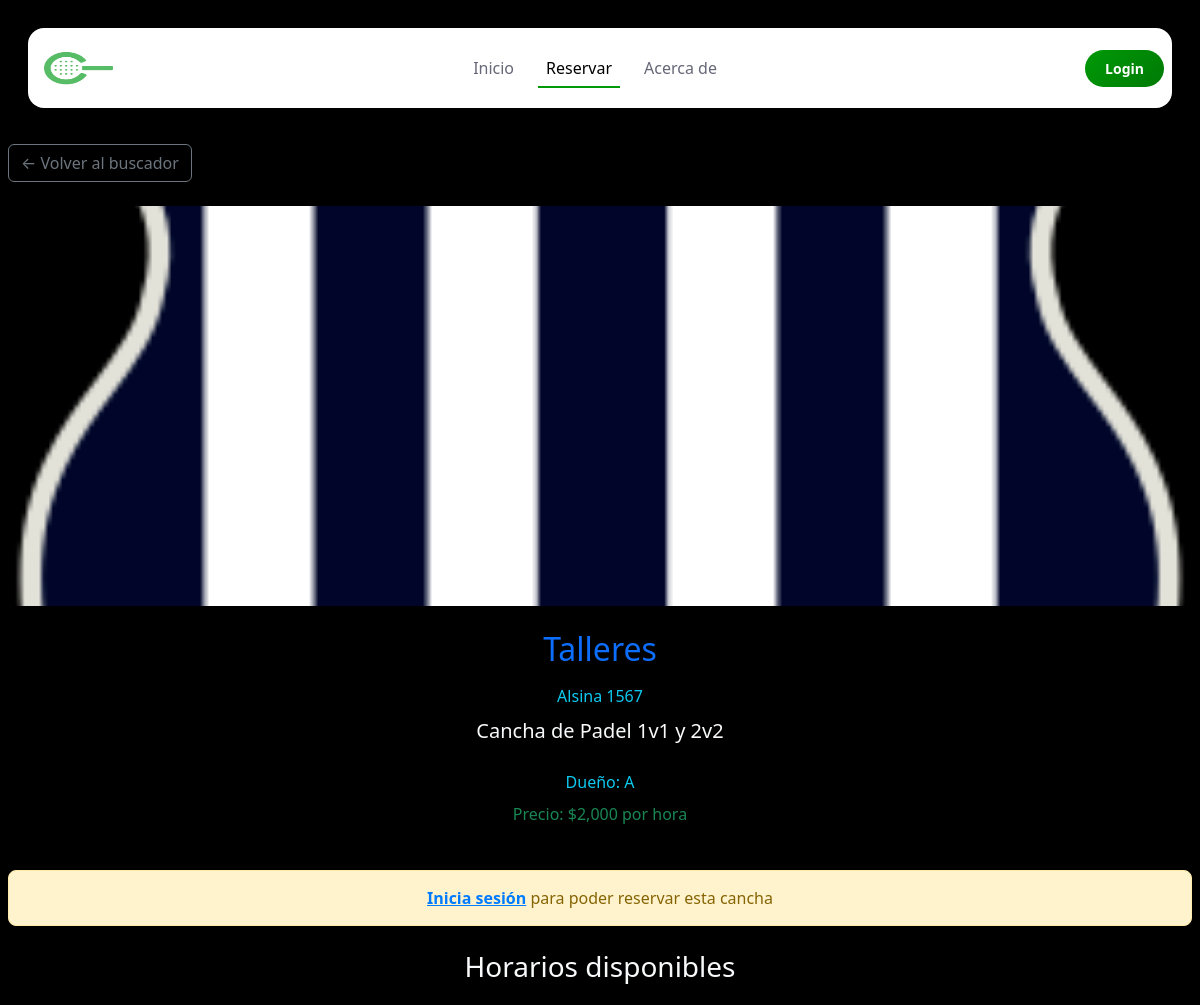
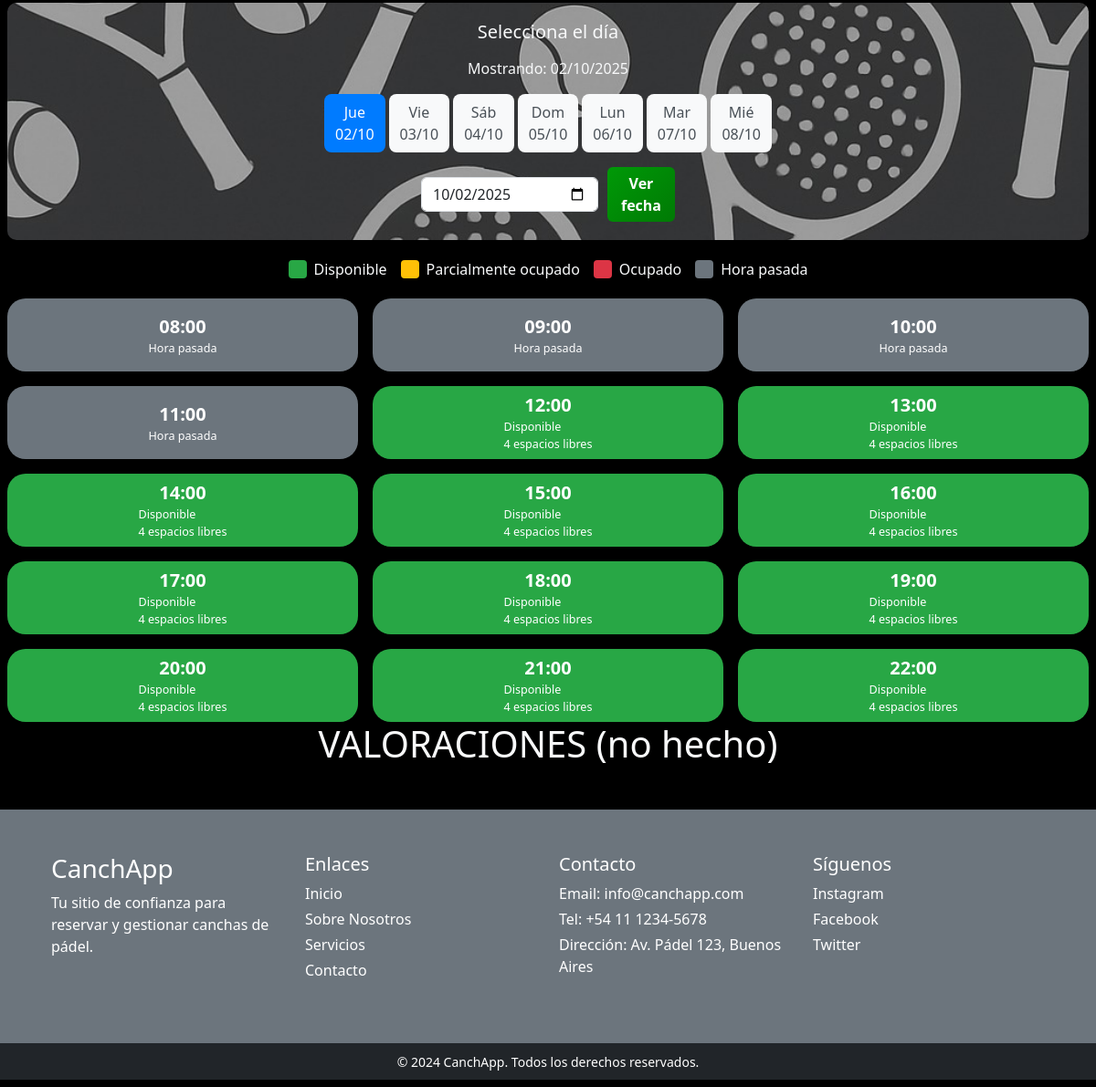
Screenshot of /reservacion.php?id=73 with the database file from the repository (2 pictures, top to bottom).
### tables this page shows
CREATE TABLE `cancha` (
  `id_cancha` int(11) NOT NULL,
  `id_duenio` int(11) NOT NULL,
  `nombre` varchar(120) NOT NULL,
  `lugar` varchar(120) NOT NULL,
  `foto` varchar(255) NOT NULL,
  `bio` text NOT NULL,
  `verificado` tinyint(1) NOT NULL,
  `valoracion` int(10) NOT NULL,
  `precio` int(11) NOT NULL
);

CREATE TABLE `duenio` (
  `id_duenio` int(11) NOT NULL,
  `id_usuario` int(11) NOT NULL,
  `nombre` varchar(120) NOT NULL,
  `email` varchar(150) NOT NULL,
  `contrasena` varchar(250) NOT NULL
);

### reservacion.php (the view, shortened to what this page needs)
<?php
require_once 'conexiones/conDB.php';
$nombre = $_SESSION['nombre'] ?? null;
$rol = $_SESSION['rol'] ?? null;
$foto = $_SESSION['foto'] ?? null;
$id_usuario = $_SESSION['id'] ?? null;
$id_cancha = $_GET['id'] ?? null;
$fecha_mostrar = $_GET['fecha'] ?? date('Y-m-d');
if ($id_cancha) {
    try {
        $stmt = $pdo->prepare("
            SELECT c.*, d.nombre as duenio_nombre
            FROM cancha c
            LEFT JOIN duenio d ON c.id_duenio = d.id_duenio
            WHERE c.id_cancha = ? AND (c.verificado = 1 OR c.verificado = 0)
        ");
        $stmt->execute([$id_cancha]);
        $cancha = $stmt->fetch(PDO::FETCH_ASSOC);
    } catch (PDOException $e) {
        $error = "Error al cargar la cancha: " . $e->getMessage();
        $cancha = null;
    }
} else {
    header("Location: buscador.php");
    exit;
}
function obtenerreservas($pdo, $id_cancha, $fecha) {
    $stmt = $pdo->prepare("
        SELECT r.*, u.nombre as usuario_nombre
        FROM reserva r
        INNER JOIN usuario u ON r.id_usuario = u.id_usuario
        WHERE r.id_cancha = ? AND r.fecha = ? AND r.estado = 'activa'
        ORDER BY r.hora_inicio
    ");
    $stmt->execute([$id_cancha, $fecha]);
    return $stmt->fetchAll(PDO::FETCH_ASSOC);
}
function generarhorarios() {
    $horarios = [];
    for ($h = 8; $h <= 22; $h++) {
        $horarios[] = sprintf("%02d:00", $h);
    }
    return $horarios;
}
function verificarDisponibilidad($reservas, $hora, $fecha_mostrar, $espacios_total = 4) {
    $espacios_ocupados = 0;
    $reservas_en_horario = [];
    if ($fecha_mostrar === date('Y-m-d')) {
        $hora_actual_ts = strtotime(date('Y-m-d H:i'));
        $hora_slot_ts   = strtotime($fecha_mostrar . ' ' . $hora);
        if ($hora_slot_ts <= $hora_actual_ts) {
            return ['tipo' => 'pasada', 'mensaje' => 'Hora pasada'];
        }
    }
    $espacios_disponibles = $espacios_total - $espacios_ocupados;
    if ($espacios_disponibles <= 0) {
        return [
            'tipo' => 'ocupado',
            'espacios_disponibles' => 0,
            'espacios_ocupados' => $espacios_ocupados,
            'reservas' => $reservas_en_horario
        ];
    } else {
        return [
            'tipo' => 'disponible',
            'espacios_disponibles' => $espacios_disponibles,
            'espacios_ocupados' => 0,
            'reservas' => []
        ];
    }
}
function diasespanol($dia_ingles) {
    $dias = [
        'Mon' => 'Lun',
        'Tue' => 'Mar',
        'Wed' => 'Mié',
        'Thu' => 'Jue',
        'Fri' => 'Vie',
        'Sat' => 'Sáb',
        'Sun' => 'Dom'
    ];
    return $dias[$dia_ingles] ?? $dia_ingles;
}
$horarios = generarhorarios();
$reservas = obtenerreservas($pdo, $id_cancha, $fecha_mostrar);
?>
<!DOCTYPE html>
<html lang="es">
<head>
    <link href="https://cdn.jsdelivr.net/npm/bootstrap@5.3.8/dist/css/bootstrap.min.css" rel="stylesheet">
    <link rel="stylesheet" href="style.css">
</head>
<body>
    <div class="container-fluid text-light p-2">
    <div class="row" id="navbar">
      <div class="col-12">
        <nav class="navbar navbar-expand-lg">
          <a class="navbar-brand me-auto" href="#">
            <img src="image/icon.png" alt="Logo" width="85" height="60" class="d-inline-block align-text-top">
          </a>
          <div class="offcanvas offcanvas-end" tabindex="-1" id="offcanvasNavbar"
            aria-labelledby="offcanvasNavbarLabel">
            <div class="offcanvas-body">
              <ul class="navbar-nav justify-content-center flex-grow-1 pe-3">
                <li class="nav-item">
                  <a class="nav-link mx-lg-2 " href="index.php">Inicio</a>
                </li>
                <li class="nav-item">
                  <a class="nav-link mx-lg-2 active" aria-current="page" href="buscador.php">Reservar</a>
                </li>
                <li class="nav-item">
                  <a class="nav-link mx-lg-2" href="acerca-de.php">Acerca de</a>
                </li>
              </ul>
            </div>
          </div>
          <?php if ($nombre): ?>
            <div class="dropdown">
              <button class="btn p-0 border-0" type="button" data-bs-toggle="dropdown" aria-expanded="false">
                <?php if (!empty($foto)): ?>
                  <img src="uploads/usuarios/<?= htmlspecialchars($foto) ?>"
                       alt="Foto de perfil de <?= htmlspecialchars($nombre) ?>"
                       class="rounded-circle border border-2 border-white"
                       width="40"
                       height="40"
                       style="object-fit: cover;">
                <?php else: ?>
                  <div
                    class="rounded-circle border border-2 border-white d-flex align-items-center justify-content-center bg-primary text-white"
                    style="width: 40px; height: 40px; font-size: 16px; font-weight: bold;">
                    <?= strtoupper(substr($nombre, 0, 1)) ?>
                  </div>
                <?php endif; ?>
              </button>
              <ul class="dropdown-menu dropdown-menu-end">
                <li><h6 class="dropdown-header">¡Hola, <?= htmlspecialchars($nombre) ?>!</h6></li>
                <li><hr class="dropdown-divider"></li>
                <?php if ($rol === 'usuario'): ?>
                  <li><a class="dropdown-item" href="perfil_padel.php">
                    <i class="fas fa-user me-2"></i>Editar Perfil
                  </a></li>
                  <li><hr class="dropdown-divider"></li>
                <?php endif; ?>
                <li><a class="dropdown-item text-danger" href="logout.php">
                  <i class="fas fa-sign-out-alt me-2"></i>Cerrar Sesión
                </a></li>
              </ul>
            </div>
          <?php else: ?>
            <a href="inicioses.php" class="login-button btn btn-primary">Login</a>
          <?php endif; ?>
        </nav>
      </div>
    </div>
        <div class="row mt-3">
            <div class="col-12">
                <button class="btn btn-outline-secondary" onclick="history.back()">
                    ← Volver al buscador
                </button>
            </div>
        </div>
        <?php if ($cancha): ?>
        <div class="row mt-4">
            <div class="col-12">
                <?php if (!empty($cancha['foto'])): ?>
                    <img src="uploads/<?= htmlspecialchars($cancha['foto']) ?>"
                         class="img-fluid w-100 court-image"
                         alt="<?= htmlspecialchars($cancha['nombre']) ?>">
                <?php else: ?>
                    <img src="image/cancha.jpg"
                         class="img-fluid w-100 court-image"
                         alt="<?= htmlspecialchars($cancha['nombre']) ?>">
                <?php endif; ?>
            </div>
        </div>
        <div class="row mt-4">
            <div class="col-12">
                <div class="text-center">
                    <h2 class="text-primary mb-3"><?= htmlspecialchars($cancha['nombre']) ?></h2>
                    <p class="text-info mb-2"><span><?= htmlspecialchars($cancha['lugar']) ?></span></p>
                    <p class="lead mb-4">
                        <?= htmlspecialchars($cancha['bio']) ?>
                    </p>
                    <?php if (!empty($cancha['duenio_nombre'])): ?>
                        <p class="text-info mb-2">Dueño: <?= htmlspecialchars($cancha['duenio_nombre']) ?></p>
                    <?php endif; ?>
                    <p class="text-success mb-4">Precio: $<?= number_format($cancha['precio']) ?> por hora</p>
                </div>
            </div>
        </div>
        <?php if (!$id_usuario): ?>
            <div class="alert-login">
                <a href="inicioses.php">Inicia sesión</a> para poder reservar esta cancha
            </div>
        <?php endif; ?>
        <div class="row mt-4">
            <div class="col-12">
                <h3 class="text-center mb-4"><?= $id_usuario ? 'Haz clic para reservar' : 'Horarios disponibles' ?></h3>
                <div class="date-picker-container text-center" style="background-image: url('image/padel-fondo.jpg'); background-size: cover; background-position: center;">
                    <h5 class="mb-3">Selecciona el día</h5>
                    <p class="text-light mb-3">Mostrando: <span id="currentDate"><?= date('d/m/Y', strtotime($fecha_mostrar)) ?></span></p>
                    <div class="d-flex justify-content-center flex-wrap mb-3" id="daySelector">
                        <?php
                        for ($i = 0; $i < 7; $i++) {
                            $fecha_btn = date('Y-m-d', strtotime("+$i days"));
                            $fecha_texto = date('d/m', strtotime("+$i days"));
                            $dia_semana_ingles = date('D', strtotime("+$i days"));
                            $dia_semana = diasespanol($dia_semana_ingles);
                            $clase_activo = ($fecha_btn == $fecha_mostrar) ? 'active' : '';
                            $url_params = "id={$id_cancha}&fecha={$fecha_btn}";
                            echo "<a href='?{$url_params}' class='day-selector {$clase_activo}'>";
                            echo "{$dia_semana}<br>{$fecha_texto}";
                            echo "</a>";
                        }
                        ?>
                    </div>
                    <div class="d-flex align-items-center justify-content-center gap-3">
                        <form method="get" style="display: inline-flex; gap: 10px; align-items: center;">
                            <input type="date" name="fecha" class="form-control" style="max-width: 200px;" value="<?= $fecha_mostrar ?>" min="<?= date('Y-m-d') ?>">
                            <button type="submit" class="btn btn-primary">Ver fecha</button>
                        </form>
                    </div>
                </div>
                <div class="legend justify-content-center">
                    <div class="legend-item">
                        <div class="legend-color" style="background-color: #28a745;"></div>
                        <span>Disponible</span>
                    </div>
                    <div class="legend-item">
                        <div class="legend-color" style="background-color: #ffc107;"></div>
                        <span>Parcialmente ocupado</span>
                    </div>
                    <div class="legend-item">
                        <div class="legend-color" style="background-color: #dc3545;"></div>
                        <span>Ocupado</span>
                    </div>
                    <div class="legend-item">
                        <div class="legend-color" style="background-color: #6c757d;"></div>
                        <span>Hora pasada</span>
                    </div>
                </div>
                <div class="row g-3" id="timeSlots">
                    <?php foreach ($horarios as $hora): ?>
                        <?php
                        $disponibilidad = verificarDisponibilidad($reservas, $hora, $fecha_mostrar, 4);
                        ?>
                        <div class="col-md-6 col-lg-4">
                            <?php if ($disponibilidad['tipo'] === 'pasada'): ?>
                                <div class="time-slot pasado">
                                    <div class="fs-5 fw-bold"><?= $hora ?></div>
                                    <div class="small">Hora pasada</div>
                                </div>
                            <?php else:  ?>
                                <?php if ($id_usuario): ?>
                                    <a href="reserva.php?id_cancha=<?= $id_cancha ?>&fecha=<?= $fecha_mostrar ?>&hora_inicio=<?= $hora ?>"
                                       class="time-slot disponible">
                                        <div class="fs-5 fw-bold"><?= $hora ?></div>
                                        <div class="small">Disponible<br>4 espacios libres</div>
                                    </a>
                                <?php else: ?>
                                    <div class="time-slot disponible">
                                        <div class="fs-5 fw-bold"><?= $hora ?></div>
                                        <div class="small">Disponible<br>4 espacios libres</div>
                                    </div>
                                <?php endif; ?>
                            <?php endif; ?>
                        </div>
                    <?php endforeach; ?>
                </div>
            </div>
        </div>
        <?php endif; ?>
        <div>
            <h1 class="text-center mb-4">VALORACIONES (no hecho)</h1>
        </div>
        <footer class="mt-5">
            <div class="row p-5 bg-secondary text-white">
                <div class="col-xs-12 col-md-6 col-lg-3 mb-3">
                    <h3 class="mb-2">CanchApp</h3>
                    <p>Tu sitio de confianza para reservar y gestionar canchas de pádel.</p>
                </div>
                <div class="col-xs-12 col-md-6 col-lg-3 mb-3">
                    <h5 class="mb-2">Enlaces</h5>
                    <a href="#" class="d-block text-white text-decoration-none mb-1">Inicio</a>
                    <a href="#" class="d-block text-white text-decoration-none mb-1">Sobre Nosotros</a>
                    <a href="#" class="d-block text-white text-decoration-none mb-1">Servicios</a>
                    <a href="#" class="d-block text-white text-decoration-none mb-1">Contacto</a>
                </div>
                <div class="col-xs-12 col-md-6 col-lg-3 mb-3">
                    <h5 class="mb-2">Contacto</h5>
                    <p class="mb-1">Email: info@canchapp.com</p>
                    <p class="mb-1">Tel: +54 11 1234-5678</p>
                    <p class="mb-1">Dirección: Av. Pádel 123, Buenos Aires</p>
                </div>
                <div class="col-xs-12 col-md-6 col-lg-3 mb-3">
                    <h5 class="mb-2">Síguenos</h5>
                    <a href="#" class="d-block text-white text-decoration-none mb-1">Instagram</a>
                    <a href="#" class="d-block text-white text-decoration-none mb-1">Facebook</a>
                    <a href="#" class="d-block text-white text-decoration-none mb-1">Twitter</a>
                </div>
            </div>
            <div class="row bg-dark text-white text-center py-2">
                <div class="col-12">
                    <small>&copy; 2024 CanchApp. Todos los derechos reservados.</small>
                </div>
            </div>
        </footer>
    </div>
</body>
</html>

### rows the page displays
cancha: foto (picture), nombre "Talleres", lugar "Alsina 1567", bio "Cancha de Padel 1v1 y 2v2", id_duenio.nombre "A", precio "2,000"

### other values shown
$dia_semana "Jue"
$fecha_texto "02/10"
$dia_semana "Vie"
$fecha_texto "03/10"
$dia_semana "Sáb"
$fecha_texto "04/10"
$dia_semana "Dom"
$fecha_texto "05/10"
$dia_semana "Lun"
$fecha_texto "06/10"
$dia_semana "Mar"
$fecha_texto "07/10"
$dia_semana "Mié"
$fecha_texto "08/10"
$hora "08:00"
